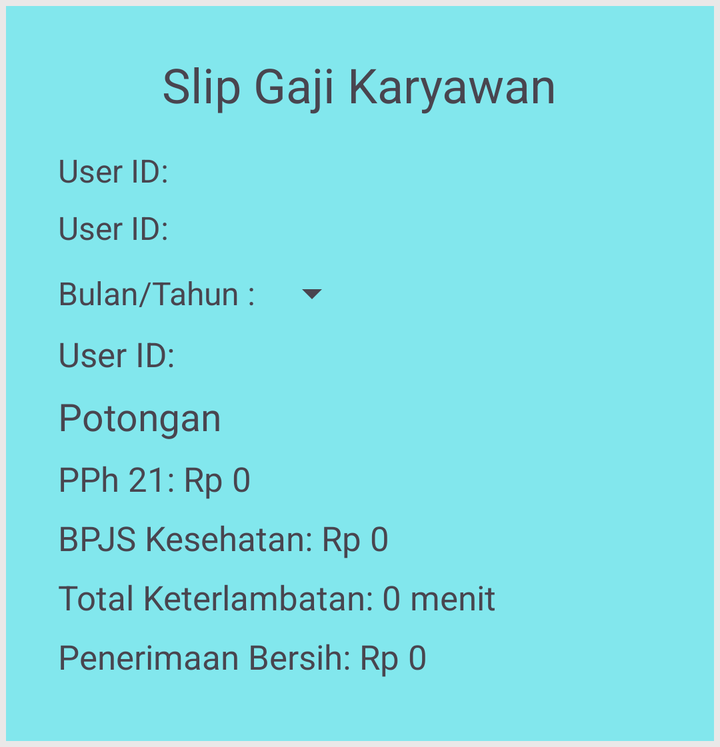
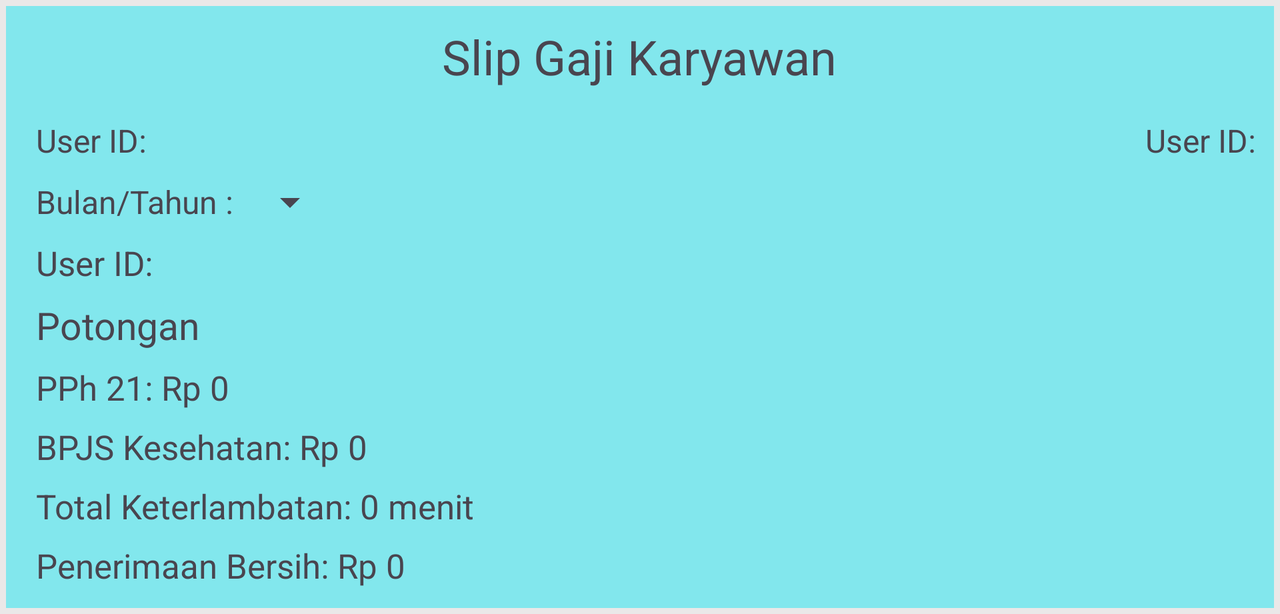

First picture: res/layout/ on a phone held upright. Second picture: the repository's own variant of that layout, on a device whose configuration matches the variant's folder. Source for both follows.
<!-- AndroidManifest.xml: application theme Theme.Absensi1 -->
<!-- res/layout/activity_gajikaryawan.xml -->
<?xml version="1.0" encoding="utf-8"?>
<LinearLayout xmlns:android="http://schemas.android.com/apk/res/android"
    xmlns:app="http://schemas.android.com/apk/res-auto"
    xmlns:tools="http://schemas.android.com/tools"
    android:id="@+id/main"
    android:layout_width="match_parent"
    android:layout_height="wrap_content"
    android:orientation="vertical"
    android:background="#EAE8E8">
    <LinearLayout
        android:padding="16dp"
        android:layout_width="match_parent"
        android:layout_height="wrap_content"
        android:orientation="vertical"
        android:background="@color/bgbiruijo"
        android:layout_margin="3dp">
        <TextView
            android:layout_width="wrap_content"
            android:layout_height="wrap_content"
            android:textSize="24sp"
            android:layout_marginTop="7dp"
            android:text="Slip Gaji Karyawan"
            android:layout_gravity="center"/>
        <TextView
            android:id="@+id/userIdTextView"
            android:layout_width="wrap_content"
            android:layout_height="wrap_content"
            android:text="User ID: "
            android:layout_marginTop="16dp"
            android:textSize="16sp"
            android:layout_marginStart="10dp"/>
        <TextView
            android:id="@+id/bagianTextView"
            android:layout_width="wrap_content"
            android:layout_height="wrap_content"
            android:text="User ID: "
            android:textSize="16sp"
            android:layout_marginTop="7dp"
            android:layout_marginStart="10dp"/>
        

        <LinearLayout
            android:layout_width="wrap_content"
            android:layout_height="wrap_content"
            android:orientation="horizontal"
            android:layout_marginStart="7dp"
            android:layout_marginTop="10dp">
            <TextView
                android:id="@+id/monthTextView"
                android:layout_width="wrap_content"
                android:layout_height="wrap_content"
                android:text="Bulan/Tahun : "
                android:textSize="16sp"
                android:layout_marginStart="3dp"
                android:layout_gravity="center"/>
            <Spinner
                android:gravity="center"
                android:id="@+id/monthSpinner"
                android:layout_width="wrap_content"
                android:layout_height="wrap_content"
                android:layout_gravity="center_horizontal"/>
        </LinearLayout>


        <TextView
            android:id="@+id/salaryTextView"
            android:layout_width="wrap_content"
            android:layout_height="wrap_content"
            android:text="User ID: "
            android:layout_marginTop="7dp"
            android:layout_marginStart="10dp"
            android:textSize="17sp" />
        <TextView
            android:layout_width="wrap_content"
            android:layout_height="wrap_content"
            android:textSize="19sp"
            android:text="Potongan"
            android:layout_marginTop="7dp"
            android:layout_marginStart="10dp"/>
        <TextView
            android:id="@+id/pph21TextView"
            android:layout_width="wrap_content"
            android:layout_height="wrap_content"
            android:text="PPh 21: Rp 0"
            android:textSize="17sp"
            android:layout_marginTop="7dp"
            android:layout_marginStart="10dp" />
        <TextView
            android:id="@+id/bpjsKesehatanTextView"
            android:layout_width="wrap_content"
            android:layout_height="wrap_content"
            android:text="BPJS Kesehatan: Rp 0"
            android:textSize="17sp"
            android:layout_marginTop="7dp"
            android:layout_marginStart="10dp" />
        <TextView
            android:id="@+id/totalLatenessTextView"
            android:layout_width="wrap_content"
            android:layout_height="wrap_content"
            android:text="Total Keterlambatan: 0 menit"
            android:textSize="17sp"
            android:layout_marginTop="7dp"
            android:layout_marginStart="10dp"/>
        <TextView
            android:id="@+id/netIncomeTextView"
            android:layout_width="wrap_content"
            android:layout_height="wrap_content"
            android:text="Penerimaan Bersih: Rp 0"
            android:textSize="17sp"
            android:layout_marginTop="7dp"
            android:layout_marginStart="10dp"
            android:layout_marginBottom="15dp"/>


    </LinearLayout>





</LinearLayout>
<!-- resources referenced by this layout -->
<resources>
  <color name="bgbiruijo">#82E7ED</color>
  <style name="Theme.Absensi1" parent="Base.Theme.Absensi1" />
  <style name="Base.Theme.Absensi1" parent="Theme.Material3.DayNight.NoActionBar">
          
          
      </style>
</resources>
<!-- res/layout-land/activity_gajikaryawan.xml (the repository's variant of the layout above) -->
<!-- drawn on the phone turned sideways -->
<?xml version="1.0" encoding="utf-8"?>
<LinearLayout xmlns:android="http://schemas.android.com/apk/res/android"
    xmlns:app="http://schemas.android.com/apk/res-auto"
    xmlns:tools="http://schemas.android.com/tools"
    android:id="@+id/main"
    android:layout_width="match_parent"
    android:layout_height="wrap_content"
    android:orientation="vertical"
    android:background="#EAE8E8">
    <LinearLayout
        android:padding="5dp"
        android:layout_width="match_parent"
        android:layout_height="wrap_content"
        android:orientation="vertical"
        android:background="@color/bgbiruijo"
        android:layout_margin="3dp">

        <TextView
            android:layout_width="wrap_content"
            android:layout_height="wrap_content"
            android:textSize="24sp"
            android:layout_marginTop="4dp"
            android:text="Slip Gaji Karyawan"
            android:layout_gravity="center"/>
        <androidx.constraintlayout.widget.ConstraintLayout
            android:layout_width="match_parent"
            android:layout_height="wrap_content"
            android:layout_marginTop="15dp">
            <TextView
                android:id="@+id/userIdTextView"
                android:layout_width="wrap_content"
                android:layout_height="wrap_content"
                android:text="User ID: "
                android:textSize="16sp"
                android:layout_marginStart="10dp"
                app:layout_constraintTop_toTopOf="parent"
                app:layout_constraintStart_toStartOf="parent"/>
            <TextView
                android:id="@+id/bagianTextView"
                android:layout_width="wrap_content"
                android:layout_height="wrap_content"
                android:text="User ID: "
                android:textSize="16sp"
                app:layout_constraintTop_toTopOf="parent"
                app:layout_constraintEnd_toEndOf="parent"/>
        </androidx.constraintlayout.widget.ConstraintLayout>

        

        <LinearLayout
            android:layout_width="wrap_content"
            android:layout_height="wrap_content"
            android:orientation="horizontal"
            android:layout_marginStart="7dp"
            android:layout_marginTop="8dp">
            <TextView
                android:id="@+id/monthTextView"
                android:layout_width="wrap_content"
                android:layout_height="wrap_content"
                android:text="Bulan/Tahun : "
                android:textSize="16sp"
                android:layout_marginStart="3dp"
                android:layout_gravity="center"/>
            <Spinner
                android:gravity="center"
                android:id="@+id/monthSpinner"
                android:layout_width="wrap_content"
                android:layout_height="wrap_content"
                android:layout_gravity="center_horizontal" />
        </LinearLayout>


        <TextView
            android:id="@+id/salaryTextView"
            android:layout_width="wrap_content"
            android:layout_height="wrap_content"
            android:text="User ID: "
            android:layout_marginTop="7dp"
            android:layout_marginStart="10dp"
            android:textSize="17sp" />
        <TextView
            android:layout_width="wrap_content"
            android:layout_height="wrap_content"
            android:textSize="19sp"
            android:text="Potongan"
            android:layout_marginTop="7dp"
            android:layout_marginStart="10dp"/>

        <TextView
            android:id="@+id/pph21TextView"
            android:layout_width="wrap_content"
            android:layout_height="wrap_content"
            android:text="PPh 21: Rp 0"
            android:textSize="17sp"
            android:layout_marginTop="7dp"
            android:layout_marginStart="10dp" />
        <TextView
            android:id="@+id/bpjsKesehatanTextView"
            android:layout_width="wrap_content"
            android:layout_height="wrap_content"
            android:text="BPJS Kesehatan: Rp 0"
            android:textSize="17sp"
            android:layout_marginTop="7dp"
            android:layout_marginStart="10dp" />
        <TextView
            android:id="@+id/totalLatenessTextView"
            android:layout_width="wrap_content"
            android:layout_height="wrap_content"
            android:text="Total Keterlambatan: 0 menit"
            android:textSize="17sp"
            android:layout_marginTop="7dp"
            android:layout_marginStart="10dp"/>
        <TextView
            android:id="@+id/netIncomeTextView"
            android:layout_width="wrap_content"
            android:layout_height="wrap_content"
            android:text="Penerimaan Bersih: Rp 0"
            android:textSize="17sp"
            android:layout_marginTop="7dp"
            android:layout_marginStart="10dp"
            android:layout_marginBottom="5dp"/>


    </LinearLayout>





</LinearLayout>
